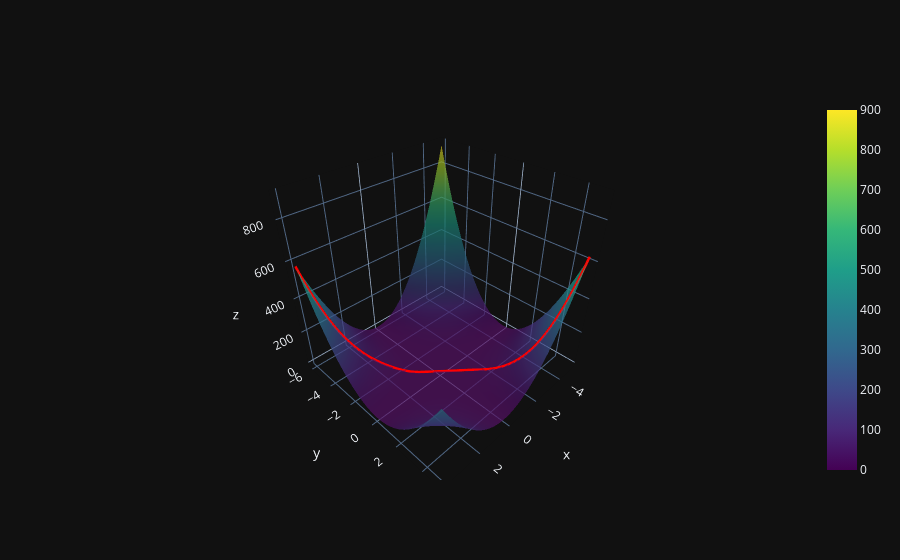

Source (notebook cell):
### Code cell
plot_3d_surface_with_curves_plotly([(-5, 5), (4, -6)], 100)
